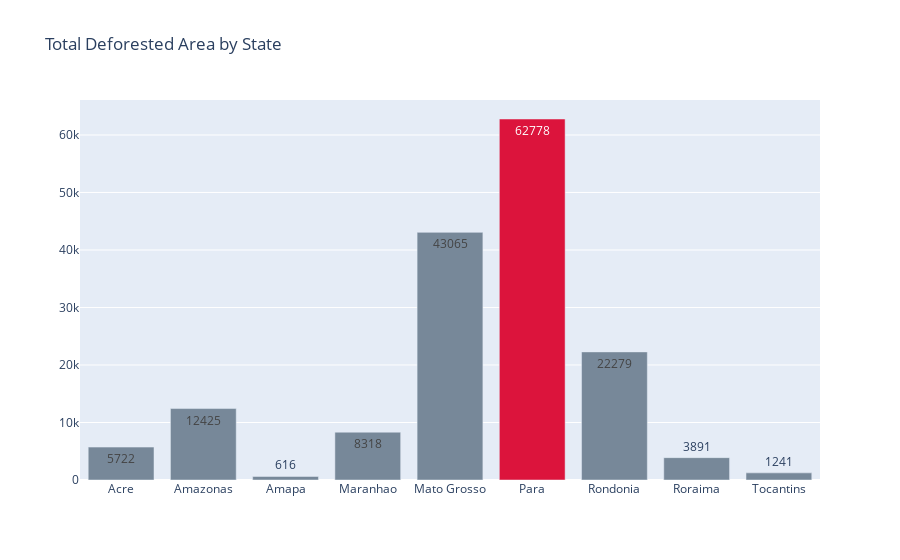

Source (notebook cell):
### Markdown cell above
### Total Deforested Area by State

### Code cell
states=["Acre","Amazonas","Amapa","Maranhao","Mato Grosso","Para","Rondonia","Roraima","Tocantins"]
data=[]

for i in range(len(states)):
    data.append(def_amazon_data[states[i]].sum())
    
colors = ['lightslategray',] * 9
colors[5] = 'crimson'

fig = go.Figure(data=[go.Bar(x=states, y=data, text=data, textposition='auto', marker_color=colors)])
fig.update_layout(title_text='Total Deforested Area by State')

fig.show()

### Figure 1 — Plotly figure (JSON) as saved in the notebook; plotly's stock layout.template omitted (floating-point values rounded to 4 significant figures)
{"data": [{"marker": {"color": ["lightslategray", "lightslategray", "lightslategray", "lightslategray", "lightslategray", "crimson", "lightslategray", "lightslategray", "lightslategray"]}, "text": ["5722", "12425", "616", "8318", "43065", "62778", "22279", "3891", "1241"], "textposition": "auto", "type": "bar", "x": ["Acre", "Amazonas", "Amapa", "Maranhao", "Mato Grosso", "Para", "Rondonia", "Roraima", "Tocantins"], "y": [5722, 12425, 616, 8318, 43065, 62778, 22279, 3891, 1241]}], "layout": {"title": {"text": "Total Deforested Area by State"}}}
